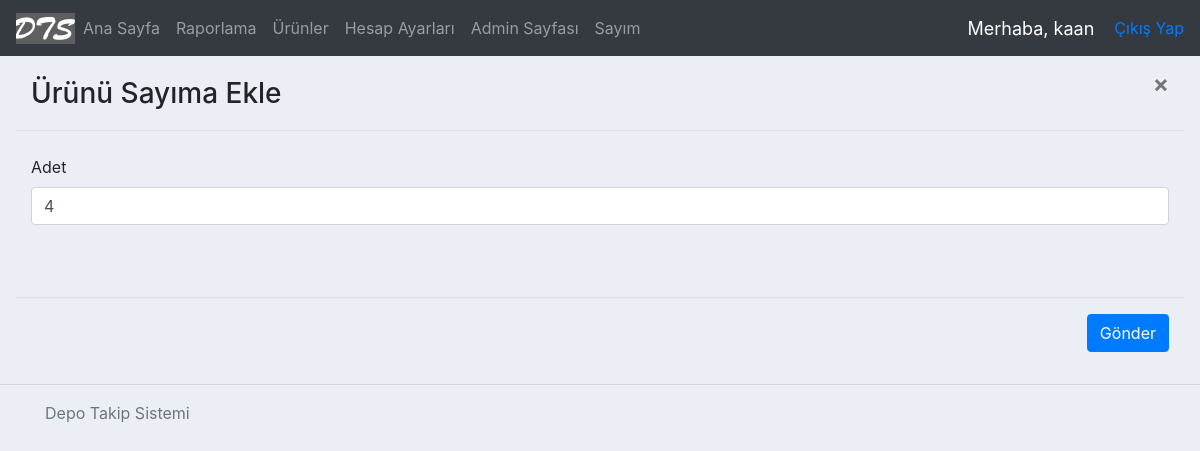
Page /productST/11 (signed in) on the earlier database version.
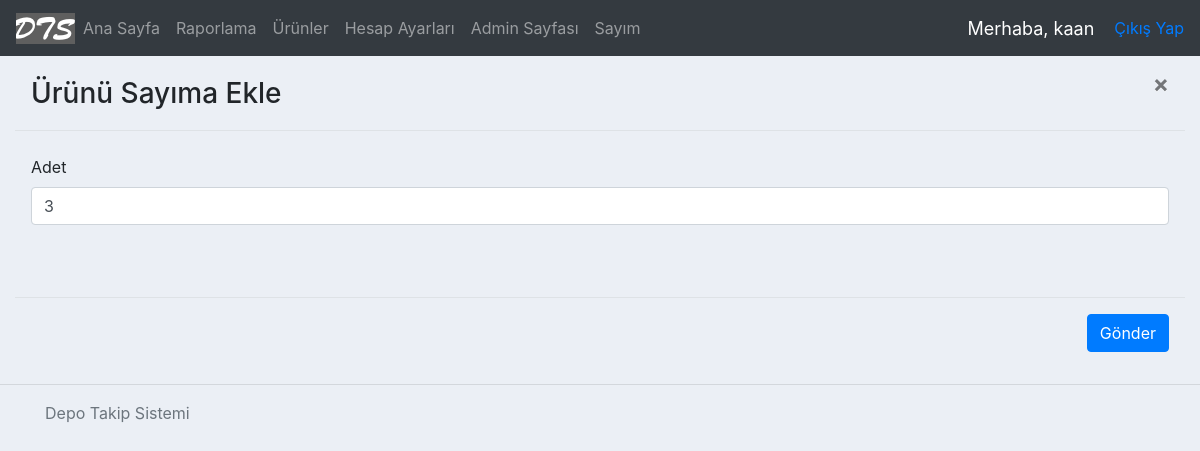
Same page on the later database version.
### accounts/models.py (models this page shows, shortened)
class Product(models.Model):
    name = models.CharField(max_length=200)
    barcode = models.CharField(max_length=48)
    code = models.CharField(max_length=255)
    criticalStock = models.BooleanField(default=False) #kritik stok
    criticalStockAmt = models.IntegerField(null=True, blank=True)
    photo = models.ImageField(blank=True, null=True)
    vendor = models.CharField(max_length=200) #alınan firma
    dateBought = models.DateField(null=True) #satın alınan tarih
    regDate = models.DateTimeField( auto_now_add=True, null=True ) #ürünün kayıt edildiği tarih
    price = models.FloatField() #ürünün fiyatı
    amount = models.IntegerField() #ürünün adeti
    category = models.CharField(max_length=200) #ürünün kategorisi
    brand = models.CharField(max_length = 200) #ürünün markası
    model = models.CharField(max_length = 200, blank=True, null=True)
    description = models.CharField(max_length = 400, blank=True, null=True) #açıklama
    editor = models.CharField(max_length = 200) #ürünü kaydeden/silen kullanıcı
    invoice = models.OneToOneField('Invoice', on_delete=models.CASCADE, related_name="fatura", null=True, blank=True )
    history = HistoricalRecords(
        history_change_reason_field=models.TextField(null=True, max_length=255)
    )
    lastStocktakeTime = models.DateTimeField(blank=True, null=True) #son sayım yapılan tarih

### accounts/views.py (the view, shortened to what this page needs)
# urls.py: path('productST/<int:pk>', views.productSTView, name="productST")
@login_required(login_url='login')
def productSTView(request, pk):
    product = Product.objects.get(id=pk)
    productForm = ProductSTForm(initial={'lastStocktakeTime': timezone.now()},
     instance = product )
    context = { 'form': productForm, }
    return render(request, 'accounts/updateStocktakeProduct.html', context)

### accounts/forms.py
class ProductSTForm(ModelForm):
    class Meta:
        model = Product
        fields = ['amount', 'lastStocktakeTime']
        widgets = {'lastStocktakeTime': forms.HiddenInput(),}
        labels = {
            'amount' : 'Adet',
            'lastStocktakeTime' : '',
        }

### accounts/templates/accounts/updateStocktakeProduct.html (shortened to what this page needs)
{%  extends 'accounts/main.html' %}
{% block content %}
{% load widget_tweaks %}
<form method="post" action="">
  <div class="modal-header">
    <h3 class="modal-title">Ürünü Sayıma Ekle</h3>
    <button type="button" class="close" data-dismiss="modal" aria-label="Close">
      <span aria-hidden="true">&times;</span>
    </button>
  </div>
  <div class="modal-body">
    {% for field in form %}
      <div class="form-group">
        <label for="{{ field.id_for_label }}">{{ field.label }}</label>
        {% render_field field class="form-control" placeholder=field.label %}
      </div>
    {% endfor %}
  </div>
  <div class="modal-footer">
    <input type="submit" name="Submit" class="submit-btn btn btn-primary" value="Gönder">
  </div>
</form>
{% endblock content %}

Differences in the rows shown:
changed Product: amount "4" → "3"
